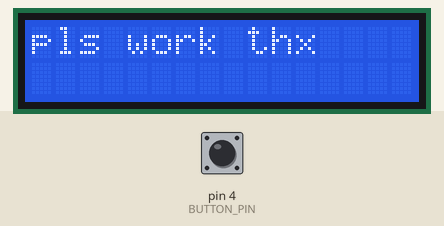
Recording of a sketch running on a simulated Arduino Uno, built with avr-gcc and run on an emulated ATmega328P. On the bench: 16×2 character LCD. Inputs (shaded band) come from the test bench; at power-on: pin 4 (BUTTON_PIN) HIGH. What the sketch prints to the serial monitor is not drawn.

Above: at 1.2 s.
1.3 s: pin 4 (BUTTON_PIN) pulled LOW for 0.15 s
At 2.5 s:
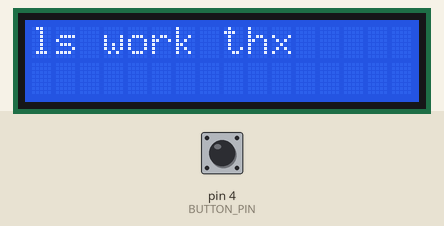
2.9 s: pin 4 (BUTTON_PIN) pulled LOW for 1 s
At 3.9 s:
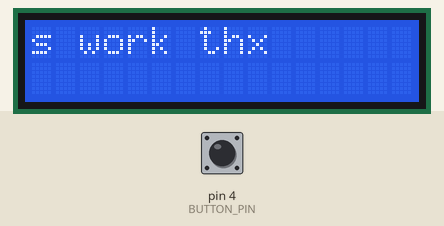
5.4 s: pin 4 (BUTTON_PIN) pulled LOW for 0.15 s
At 5.8 s:
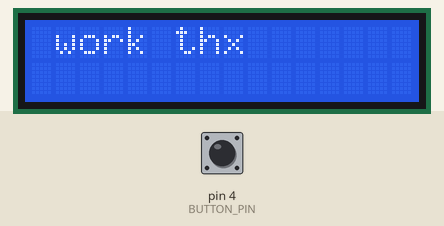
7.0 s: pin 4 (BUTTON_PIN) pulled LOW for 1 s
At 8.2 s:
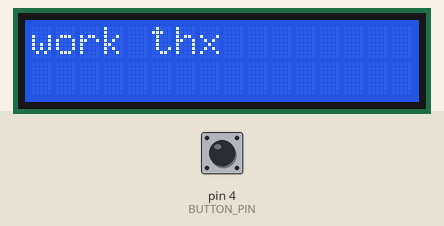
Timing chart, 0 to 10.0 s (numbered marks = the images above; inputs shaded):
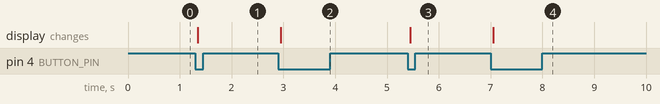

The sketch:

LCDTest.ino
```cpp
#include <LiquidCrystal.h>

#define BUTTON_PIN 4

int lastButtonState;
const int rs = 2, en = 3, d4 = 6, d5 = 7, d6 = 8, d7 = 9;

LiquidCrystal lcd(rs, en, d4, d5, d6, d7);

void setup() {
  // put your setup code here, to run once:
  Serial.begin(9600);
  lcd.begin(16, 2);
  lcd.setCursor(0,0);
  lcd.print("pls work thx");
  pinMode(BUTTON_PIN, INPUT_PULLUP);  // enable the internal pull-up resistor
  lastButtonState = digitalRead(BUTTON_PIN);

}

void loop() {
  // put your main code here, to run repeatedly:

  int buttonState = digitalRead(BUTTON_PIN);

  if (lastButtonState != buttonState) { // state changed
    delay(50); // debounce time

    if (buttonState == LOW) {
      Serial.println("The button pressed event");
      lcd.scrollDisplayLeft();
    }else
      Serial.println("The button released event");

    lastButtonState = buttonState;
  }

}
```

Measured:
- after the input at 1.3 s, the display: changes after 0.05 s (image 1)
- after the input at 2.9 s, the display: changes after 0.05 s (image 2)
- after the input at 5.4 s, the display: changes after 0.05 s (image 3)
- after the input at 7.0 s, the display: changes after 0.05 s (image 4)
